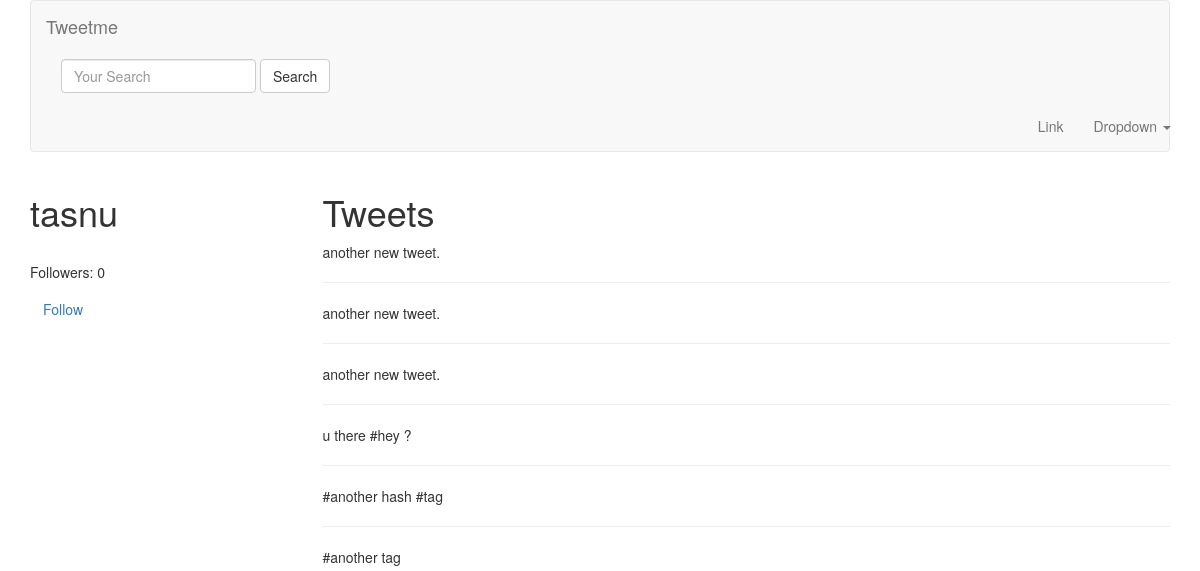
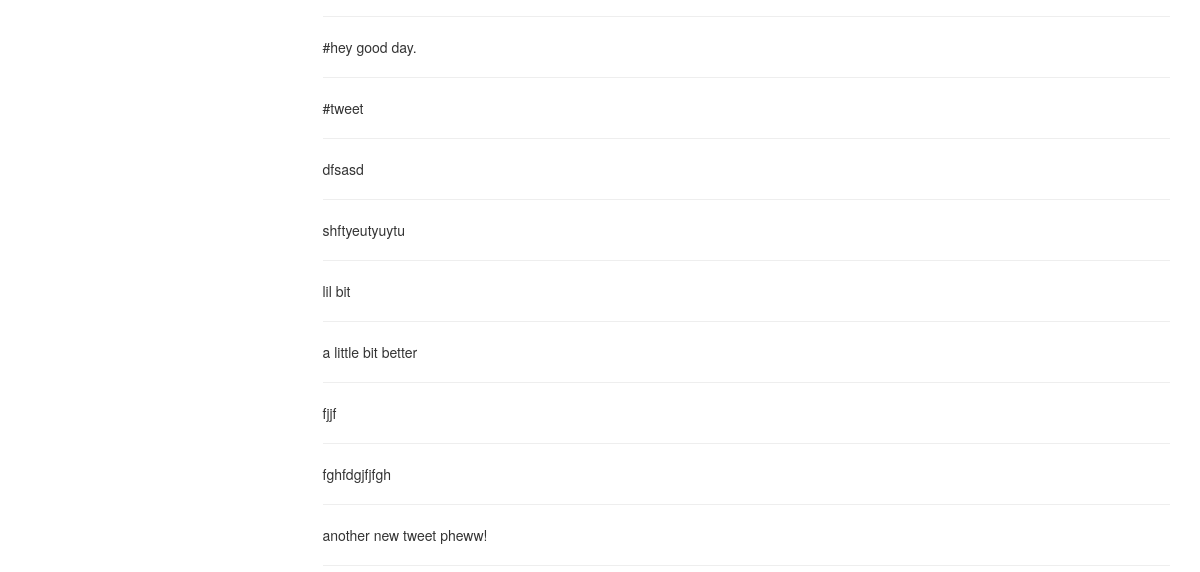
Before: /tasnu/ (signed in, upper part) with the older database file (2 pictures, top to bottom).
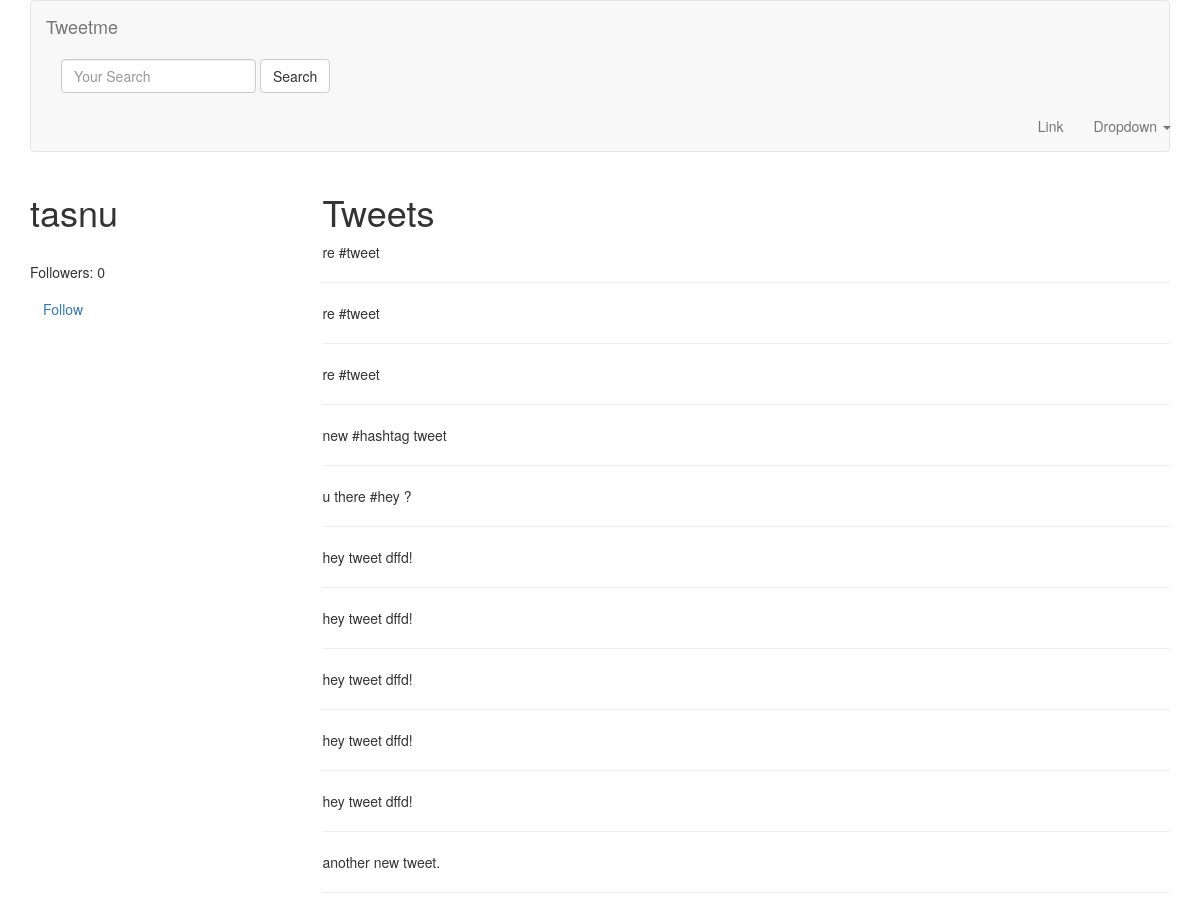
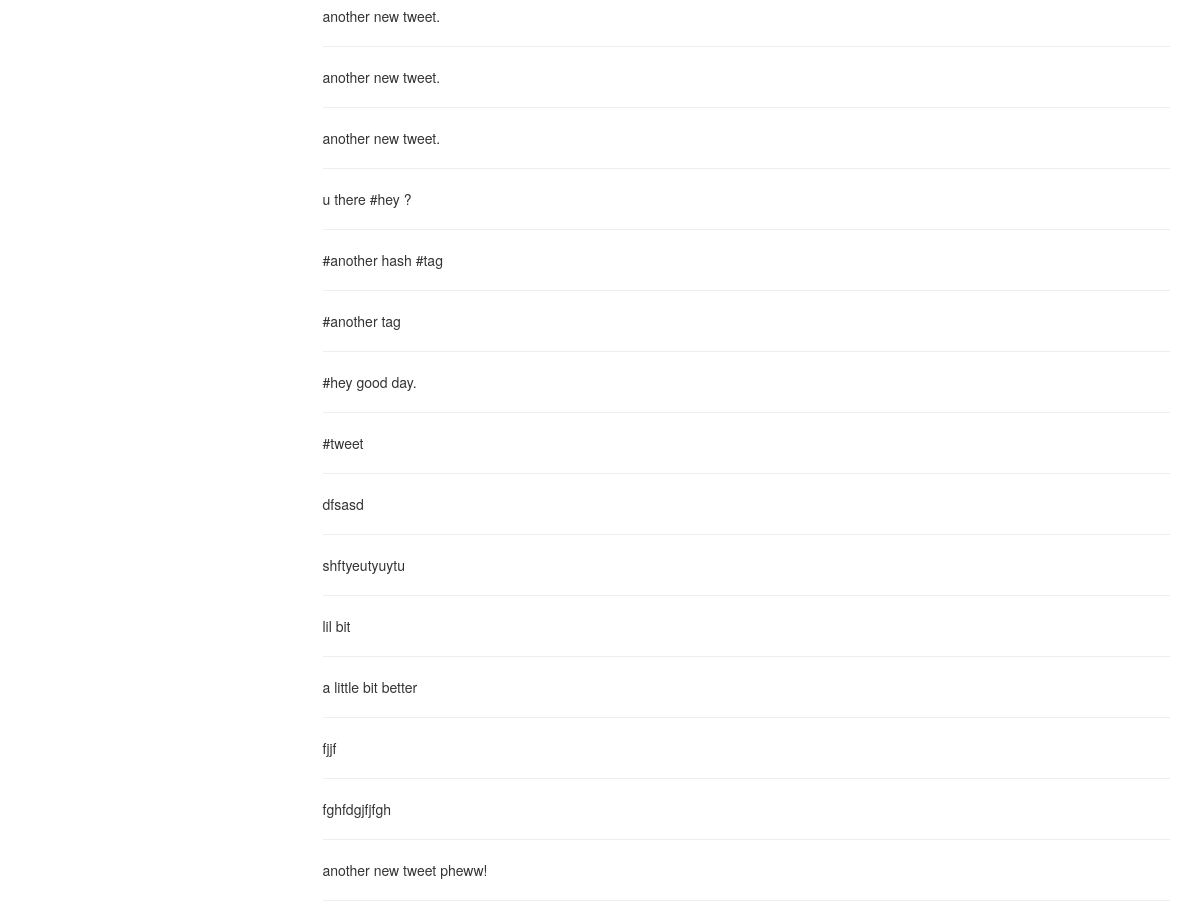
After: the same page with the newer database file (2 pictures, top to bottom).
### tweets/models.py (models this page shows, shortened)
class Tweet(models.Model):
    parent = models.ForeignKey("self", blank=True, null=True)
    user = models.ForeignKey(settings.AUTH_USER_MODEL)
    content = models.CharField(max_length=140,validators=[validate_content])
    updated = models.DateTimeField(auto_now=True)
    timestamp = models.DateTimeField(auto_now_add=True)
    objects = TweetManager()
    def __str__(self):
        return str(self.content)
    class Meta:
        ordering = ['-timestamp']

### accounts/views.py (the view)
# urls.py: url(r'^(?P<username>[\w.@+-]+)/$',UserDetailView.as_view(),name='detail'),
class UserDetailView(DetailView):
    template_name = "accounts/user_detail.html"
    queryset = User.objects.all()
    def get_object(self):
        return get_object_or_404(User,username__iexact=self.kwargs.get("username"))
    def get_context_data(self, *args, **kwargs):
        context = super(UserDetailView,self).get_context_data(*args, **kwargs)
        follow= UserProfile.objects.is_following(self.request.user, self.get_object())
        context['following']= follow
        return context

### accounts/models.py (called while the page is built)
    def all(self):
        qs = self.get_queryset().all()
        try:
            if self.instance:
                qs = qs.exclude(user = self.instance)
        except:
            pass
        return qs

    def is_following(self,user,followed_by_user):
        user_profile, created = UserProfile.objects.get_or_create(user=user)
        if created:
            return False
        if followed_by_user in user_profile.following.all():
            return True
        return False

    def get_following(self):
        users = self.following.all()
        return users.exclude(username=self.user.username)

### accounts/templates/accounts/user_detail.html (shortened to what this page needs)
{% extends 'base.html' %}
{% block content %}
    <div class="row">
        <div class="col-sm-3 col-xs-12">
            <h1> {{ object.username }}</h1><br/>
            <p>Followers: {{ object.followed_by.all.count }}</p>
            <p><a class="btn btn-link" href="{% url "profiles:follow" username=object.username %}">
                {% if following %}Unfollow {% else %}Follow{% endif %}</a></p>
        </div>
        <div class="col-sm-9 col-xs-12">
            <h1>Tweets</h1>
            {% for tweet in object.tweet_set.all  %}
                {{ tweet }}<br/><hr/>
            {% endfor %}
            {% for user in object.profile.get_following  %}
                <a href="/{{ user.username }}">{{ user.username }}</a><br/>
                {% empty %}
                <h4>Not following any user</h4>
            {% endfor %}
        </div>
    </div>
{% endblock content %}

Changed rows visible on the page:
added Tweet: content "re #tweet"
added Tweet: content "re #tweet"
added Tweet: content "re #tweet"
added Tweet: content "new #hashtag tweet"
added Tweet: content "u there #hey ?"
added Tweet: content "hey tweet dffd!"
added Tweet: content "hey tweet dffd!"
added Tweet: content "hey tweet dffd!"
added Tweet: content "hey tweet dffd!"
added Tweet: content "hey tweet dffd!"
added Tweet: content "another new tweet."
